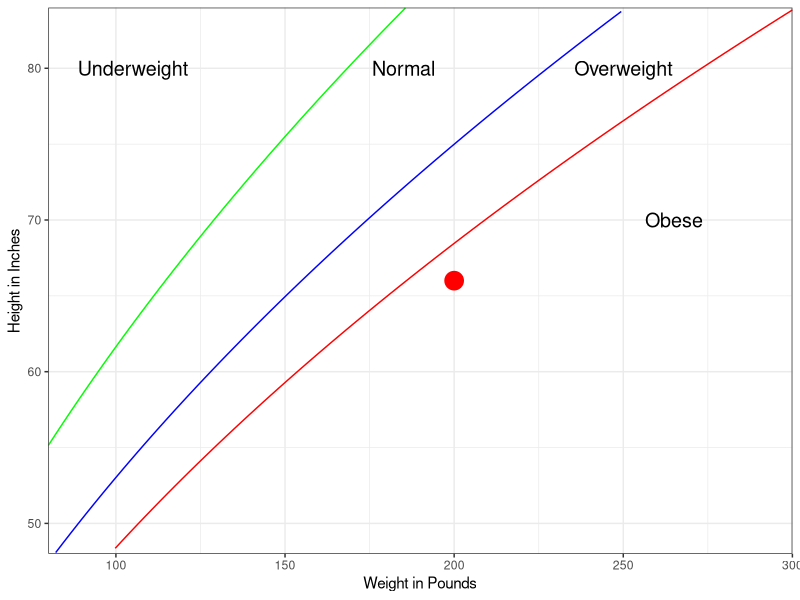

Generate this figure with R:
## ---- chunk 1
uw <- function(x) sqrt((703*x)/18.5)
nm <- function(x) sqrt((703*x)/25)
ow <- function(x) sqrt((703*x)/30)
library(ggplot2)
suppressWarnings(print( ggplot(data.frame(x = c(80, 300)), aes(x))
+  stat_function(fun = uw, colour = "green") +
        stat_function(fun = nm, colour = "blue") +
        stat_function(fun = ow, colour = "red") +
        theme_bw()+
        scale_y_continuous(name="Height in Inches",expand = c(0,0),limits=c(48,84)) + 
        scale_x_continuous(name="Weight in Pounds",expand = c(0,0)) +
        annotate("text", x = 105, y = 80, label = "Underweight",size=5) +
        annotate("text", x = 185, y = 80, label = "Normal",size=5) +
        annotate("text", x = 250, y = 80, label = "Overweight",size=5)+
        annotate("text", x = 265, y = 70, label = "Obese",size=5)+
        annotate("point",x=200,y=66,size=6,color="red")
))
